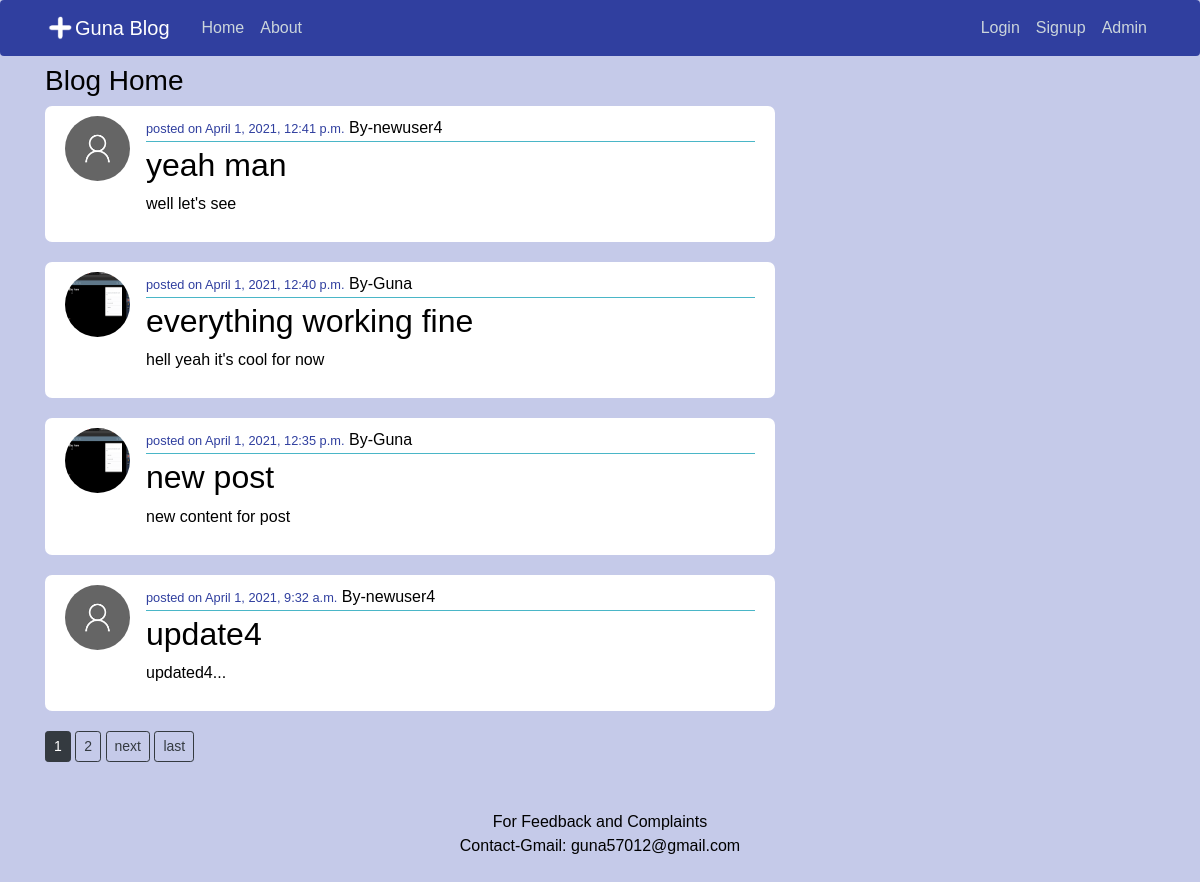
The page / on the database its author committed.
### blog/models.py (models this page shows, shortened)
class post(models.Model):
	title = models.CharField(max_length=100)
	content = models.TextField()
	datePosted = models.DateTimeField(default= timezone.now)
	author = models.ForeignKey(User, on_delete=models.CASCADE)

### register/models.py (models this page shows, shortened)
class profile(models.Model):
    user = models.OneToOneField(User , on_delete=models.CASCADE)
    image = models.ImageField(default = "default.jpg", upload_to='profile_picture')

### blog/views.py (the view)
# urls.py: path('' , postListView.as_view(), name='Blog_Home'),
class postListView(ListView):
	model = post
	template_name = 'blog/bloghome.html'
	context_object_name = 'dicpost'
	paginate_by = 4
	ordering = ['-datePosted']

### blog/templates/blog/bloghome.html (shortened to what this page needs)
{%extends 'blog/base.html'%}
{%block content%}
	<h3>Blog Home</h3>
	{%for posts in dicpost %}
		<article class="media content-section">
			<a  href="#"><img class='rounded-circle article-img' src='{{ posts.author.profile.image.url }}' ></a>
		  <div class="media-body">
		    <div class="article-metadata">
		      <small>posted on {{ posts.datePosted }}</small>
		      <a class="mr-2" href="{% url 'userPosts' posts.author.username %}">By-{{ posts.author }}</a>
		    </div>
		    <h2><a class="article-title" href="{% url 'postDetail' posts.id %}">{{ posts.title }}</a></h2>
		    <p class="article-content">{{ posts.content }}</p>
		  </div>
		</article>
		<div>
	{%endfor%}
	{% for pages in paginator.page_range %}
		{% if page_obj.number == pages %}
		<a class="btn btn-dark btn-sm" href="?page={{ pages }}">{{ pages }}</a>
		{% elif pages > page_obj.number|add:'-4' and pages < page_obj.number|add:'4' %}
		<a class="btn btn-outline-dark btn-sm" href="?page={{ pages }}">{{ pages }}</a>
		{% endif %}
	{% endfor %}
	{% if page_obj.has_next %}
		<a class="btn btn-outline-dark btn-sm" href="?page={{ page_obj.next_page_number }}">next</a>
		<a class="btn btn-outline-dark btn-sm" href="?page={{ page_obj.paginator.num_pages }}">last</a>
	{% endif %}
{%endblock content%}

### blog/templates/blog/base.html (shortened to what this page needs)
{% load static %}
<!doctype html>
<html lang="en">
  <head>
    <link rel="stylesheet" href="https://maxcdn.bootstrapcdn.com/bootstrap/4.0.0/css/bootstrap.min.css">
    <link rel="stylesheet" type="text/css" href="{% static 'blog/main.css' %}">
  </head>
  <body>
      <header class="site-header">
      <nav class="navbar navbar-expand-md navbar-dark bg-steel fixed-top">
        <div class="container">
          <a id="button-create" href="/post/create" ><img id="create-post-img" class='rounded-circle' src="\media\add-btn1.png"></a>
          <a class="navbar-brand mr-4" href="/">Guna Blog</a>
          <div class="collapse navbar-collapse" id="navbarToggle">
            <div class="navbar-nav mr-auto">
              <a class="nav-item nav-link" href="/">Home</a>
              <a class="nav-item nav-link" href="/about">About</a>
            </div>
              {% if user.is_authenticated%}
              <div class="navbar-nav">
                <a class="nav-item nav-link" href="/profile">Profile</a>
                <a class="nav-item nav-link" href="/logout">Logout</a>
                <a class="nav-item nav-link" href="/admin">Admin</a>
                <a class="nav-item nav-link" href="/contact">Contact</a>
              </div>
              {% else %}
              <div class="navbar-nav">
                <a class="nav-item nav-link" href="/login">Login</a>
                <a class="nav-item nav-link" href="/signup">Signup</a>
                 <a class="nav-item nav-link" href="/admin">Admin</a>
              </div>
              {% endif %}
          </div>
        </div>
      </nav>
    </header>
    <main role="main" class="container">
      <div class="row">
        <div class="col-md-8">
          {% block content %}{% endblock %}
        </div>
      </div>
    </main>
  </body>
  <div class="footer-copyright text-center my-auto pt-5 pb-3 text-oc-footer">For Feedback and Complaints</br>Contact-Gmail: guna57012@gmail.com</p>
  </div>
  </html>

### blog/static/blog/main.css (style rules this page uses)
body { background: #c5cae9; color: #000000; margin-top: 4rem; font-family:sans-serif; }
h1, h2, h3, h4, h5, h6 { color: #000000; }
.bg-steel { background-color:#303F9F; border: round; border-radius: 4px; }
.site-header .navbar-nav .nav-link { color: #cbd5db; }
.site-header .navbar-brand { color: #ffffff; }
.content-section { background: #ffffff; padding: 10px 20px; border: 1px round #dddddd; border-radius: 7px; margin-bottom: 20px; }
.article-title { color: #000000; }
.article-content { white-space: pre-line; }
.article-img { height: 65px; width: 65px; margin-right: 16px; }
.article-metadata { padding-bottom: 1px; margin-bottom: 4px; border-bottom: 1px solid #4ab6c7 }
.article-metadata a { color: #000000; text-decoration: none; }
.article-metadata small { color: #303F9F; text-decoration: none; }
#button-create { color: whitesmoke; border-width:3px; border-color: whitesmoke; }
img { width: 30px; height: 30px; }

### rows shown on the page
post: author.profile.image (placeholder picture), datePosted "April 1, 2021, 12:41 p.m.", author "newuser4", title "yeah man", content "well let's see"
post: author.profile.image (picture), datePosted "April 1, 2021, 12:40 p.m.", author "Guna", title "everything working fine", content "hell yeah it's cool for now"
post: author.profile.image (picture), datePosted "April 1, 2021, 12:35 p.m.", author "Guna", title "new post", content "new content for post"
post: author.profile.image (placeholder picture), datePosted "April 1, 2021, 9:32 a.m.", author "newuser4", title "update4", content "updated4..."

### other values the page prints
{{ pages }} "1"
{{ pages }} "2"
